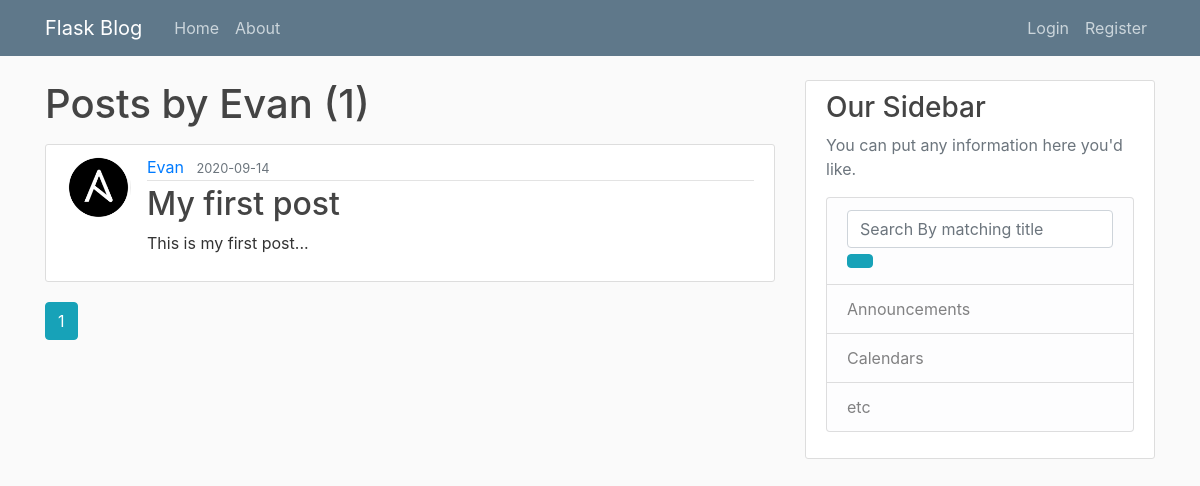
Before: /user/Evan with the older database file.
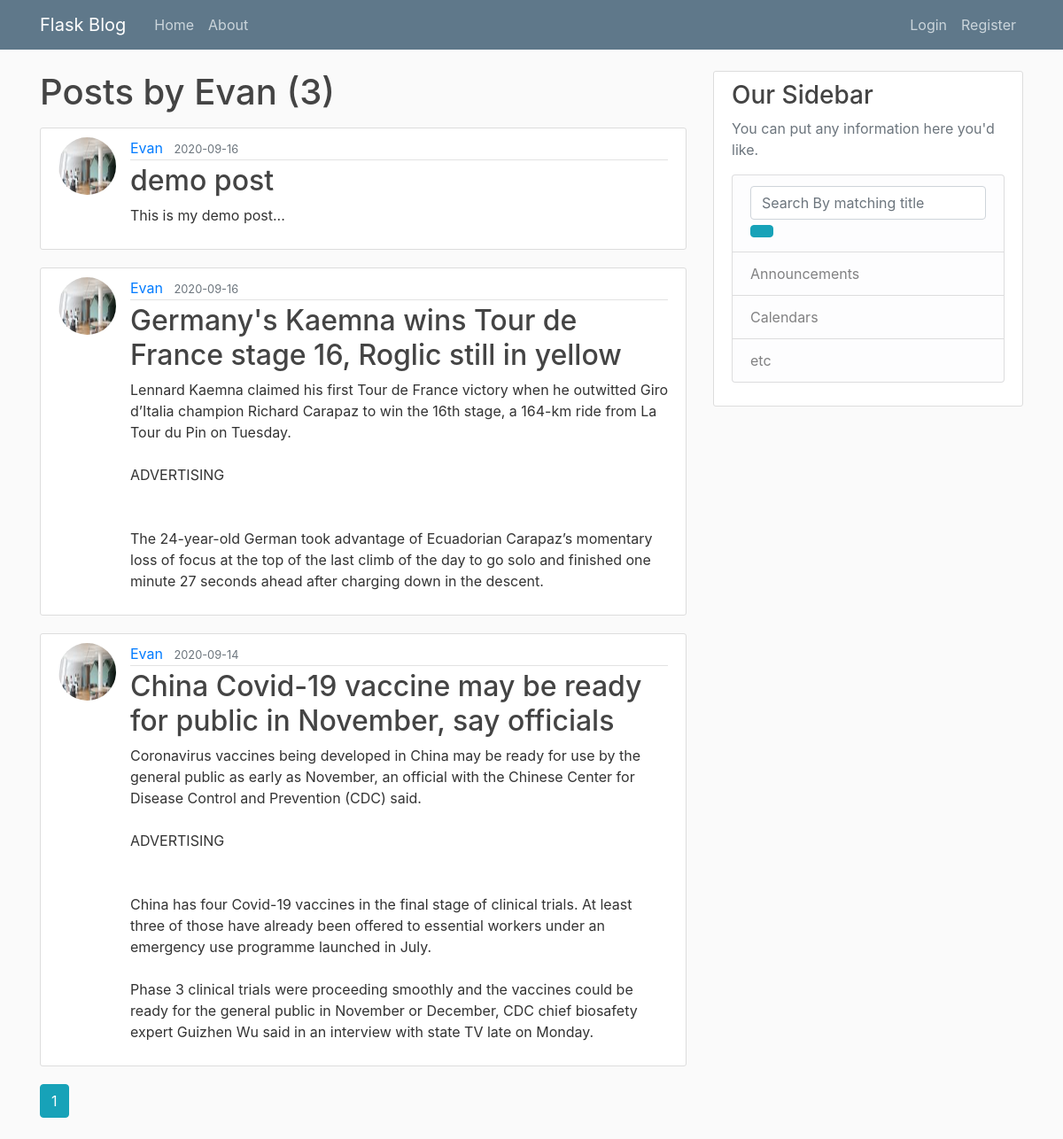
After: the same page with the newer database file.
### flaskblog/models.py (models this page shows, shortened)
class User(db.Model, UserMixin):
    id = db.Column(db.Integer, primary_key=True)
    username = db.Column(db.String(20), unique=True, nullable=False)
    email = db.Column(db.String(120), unique=True, nullable=False)
    password = db.Column(db.String(60), nullable=False)
    image_file = db.Column(db.String(20), nullable=False, default='default.jpg')
    posts = db.relationship('Post', backref='author', lazy=True)

class Post(db.Model):
    id = db.Column(db.Integer, primary_key=True)
    title = db.Column(db.String(100), nullable=False)
    date_posted = db.Column(db.DateTime, nullable=False, default=datetime.utcnow)
    content = db.Column(db.Text, nullable=False)
    user_id = db.Column(db.Integer, db.ForeignKey('user.id'), nullable=False)

### flaskblog/users/routes.py (the view)
@users.route('/user/<string:username>')
def user_posts(username):
    page = request.args.get('page', 1, type=int)
    user = User.query.filter_by(username=username).first_or_404()
    posts = Post.query.filter_by(author=user)\
        .order_by(Post.date_posted.desc())\
        .paginate(page=page,per_page=5)
    return render_template('user_posts.html', posts=posts, user=user)

### flaskblog/templates/user_posts.html
{% extends "layout.html" %}
{%  block content %}
    <h1 class="mb-3">Posts by {{ user.username }} ({{ posts.total }})</h1>
    {% for post in posts.items %}
      <article class="media content-section">
        <img class="rounded-circle article-img" src="{{ url_for('static', filename='profile_pics/' + post.author.image_file) }}" alt="">
        <div class="media-body">
          <div class="article-metadata">
            <a class="mr-2" href="{{ url_for('users.user_posts', username=post.author.username) }}">{{ post.author.username }}</a>
            <small class="text-muted">{{ post.date_posted.strftime('%Y-%m-%d') }}</small>
          </div>
          <h2><a class="article-title" href="{{ url_for('posts.post', post_id=post.id) }}">{{ post.title }}</a></h2>
          <p class="article-content">{{ post.content }}</p>
        </div>
      </article>
    {% endfor %}
    {% for page_num in posts.iter_pages(left_edge=1, right_edge=1, left_current=1, right_current=2) %}
      {% if page_num %}
        {% if posts.page == page_num %}
        <a class="btn btn-info mb-4" href="{{ url_for('users.user_posts', username=user.username, page=page_num) }}">{{ page_num }}</a>
        {% else %}
          <a class="btn btn-outline-info mb-4" href="{{ url_for('users.user_posts', username=user.username, page=page_num) }}">{{ page_num }}</a>
        {% endif %}
      {% else %}
        ...
      {% endif %}
    {% endfor %}
{% endblock content %}

### flaskblog/templates/layout.html (shortened to what this page needs)
<!DOCTYPE html>
<html lang="en">
<head>
    <link rel="stylesheet" href="https://maxcdn.bootstrapcdn.com/bootstrap/4.0.0/css/bootstrap.min.css"
 />
    <link rel="stylesheet" type="text/css" href="{{ url_for('static', filename='main.css') }}">
</head>
<body>
    <header class="site-header">
        <nav class="navbar navbar-expand-md navbar-dark bg-steel fixed-top">
            <div class="container">
                <a class="navbar-brand mr-4" href="/">Flask Blog</a>
                <div class="collapse navbar-collapse" id="navbarToggle">
                    <div class="navbar-nav mr-auto">
                        <a class="nav-item nav-link" href="{{ url_for('main.home') }}">Home</a>
                        <a class="nav-item nav-link" href="{{ url_for('main.about') }}">About</a>
                    </div>
                    <div class="navbar-nav">
                      {% if current_user.is_authenticated %}
                      <a class="nav-item nav-link" href="{{ url_for('posts.new_post') }}">New Post</a>
                      <a class="nav-item nav-link" href="{{ url_for('users.account') }}">Account</a>
                      <a class="nav-item nav-link" href="{{ url_for('users.logout') }}">Logout</a>
                      {% else %}
                        <a class="nav-item nav-link" href="{{ url_for('users.login') }}">Login</a>
                        <a class="nav-item nav-link" href="{{ url_for('users.register') }}">Register</a>
                      {% endif %}
                    </div>
                </div>
            </div>
        </nav>
    </header>
    <main role="main" class="container">
        <div class="row">
          <div class="col-md-8">
            {% block content %}{% endblock %}
          </div>
          <div class="col-md-4">
            <div class="content-section">
              <h3>Our Sidebar</h3>
              <p class='text-muted'>You can put any information here you'd like.
                <ul class="list-group">
                  <li class="list-group-item list-group-item-light">
                    <div>
                      <input class="form-control" type="text" id="searchPost" name="searchPost" placeholder="Search By matching title" aria-label="Search Bt title or author">
                      <a class="btn btn-info" href="#" id="searchLink" onclick="myFunction()"></a>
                    </div>
                  </li>
                  <li class="list-group-item list-group-item-light">Announcements</li>
                  <li class="list-group-item list-group-item-light">Calendars</li>
                  <li class="list-group-item list-group-item-light">etc</li>
                </ul>
              </p>
            </div>
          </div>
        </div>
      </main>
</body>
</html>

### flaskblog/static/main.css (style rules this page uses)
body { background: #fafafa; color: #333333; margin-top: 5rem; }
h1, h2, h3, h4, h5, h6 { color: #444444; }
.bg-steel { background-color: #5f788a; }
.site-header .navbar-nav .nav-link { color: #cbd5db; }
.content-section { background: #ffffff; padding: 10px 20px; border: 1px solid #dddddd; border-radius: 3px; margin-bottom: 20px; }
.article-title { color: #444444; }
.article-content { white-space: pre-line; }
.article-img { height: 65px; width: 65px; margin-right: 16px; }
.article-metadata { padding-bottom: 1px; margin-bottom: 4px; border-bottom: 1px solid #e3e3e3; }

Changed rows visible on the page:
added Post: image_file (picture), author.username "Evan", date_posted "2020-09-16", title "demo post", content "This is my demo post..."
added Post: image_file (picture), author.username "Evan", date_posted "2020-09-16", title "Germany's Kaemna wins Tour de France stage 16, Roglic still in yellow", content "Lennard Kaemna claimed his first Tour de France victory when he outwitted Giro d’Italia champion Richard Carapaz to win the 16th stage, a 164-km ride from La Tour du Pin on Tuesday. ADVERTISING The 24-year-old German took advantage of Ecuadorian Carapaz’s momentary loss of focus at the top of the last climb of the day to go solo and finished one minute 27 seconds ahead after charging down in the descent."
changed Post: image_file: a different picture; title "My first post" → "China Covid-19 vaccine may be ready for public in November, say officials"; content "This is my first post..." → "Coronavirus vaccines being developed in China may be ready for use by the general public as early as November, an official with the Chinese Center for Disease Control and Prevention (CDC) said. ADVERTISING China has four Covid-19 vaccines in the final stage of clinical trials. At least three of those have already been offered to essential workers under an emergency use programme launched in July. Phase 3 clinical trials were proceeding smoothly and the vaccines could be ready for the general public in November or December, CDC chief biosafety expert Guizhen Wu said in an interview with state TV late on Monday."
Other visible differences:
{{ posts.total }}: "1" → "3"
